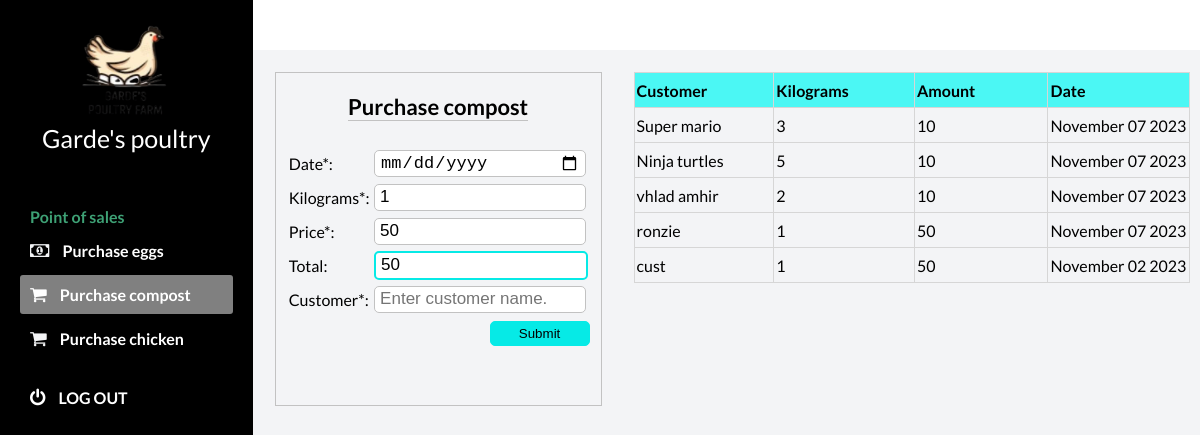
Screenshot of /compose.php (signed in) with the database file from the repository.
### tables this page shows
CREATE TABLE IF NOT EXISTS `composeprice` (
  `cid` int(11) NOT NULL AUTO_INCREMENT,
  `comprice` double DEFAULT NULL,
  PRIMARY KEY (`cid`)
);

CREATE TABLE IF NOT EXISTS `composetbl` (
  `c_id` int(11) NOT NULL AUTO_INCREMENT,
  `c_cust` varchar(1000) DEFAULT NULL,
  `c_date` date DEFAULT NULL,
  `c_sack` int(11) DEFAULT NULL,
  `c_price` float DEFAULT NULL,
  `stat` int(11) DEFAULT NULL,
  PRIMARY KEY (`c_id`)
);

### includes/database.php (called while the page is built, shortened)
<?php
class Database{
    public function connect(){
        $this->servername = 'localhost';
        $this->username = 'root';
        $this->password = '';
        $this->dbname = 'newpoultry';
        $conn = new mysqli($this->servername, $this->username, $this->password, $this->dbname);
        return $conn;
    }
}
?>

### compose.php (the view, shortened to what this page needs)
<?php
include 'includes/database.php';
function getComposePrice(){
  $sql = "select * from composeprice";
  $db = new Database();
  $res = mysqli_query($db->connect(),$sql);
  $ret = 0;
  if($colx = mysqli_fetch_array($res)){
    $ret = $colx[1];
  }
  return $ret;
}
?>
<!DOCTYPE html>
<html lang="en">
<?php include "partials/_head.php";?>
<body id="body">
    <div class="container">
        <main>
          <div>
            <table>
              <tr>
    <td style="vertical-align: top;">
      <div class="add_sec">
              <div>
                <section class="for-title">
                  <span>Purchase compost</span>
                </section>
                  <form method="post">
                    <table class="form-tbl">
                      <tr>
                        <td>Date*: </td>
                        <td><input class="form-input" type="date" name="c_date" onclick="this.showPicker()" required=""></td>
                      </tr>
                      <tr>
                        <td>Kilograms*: </td>
                        <td><input class="form-input" onchange="getTotal()" onkeyup="getTotal()" type="number" name="c_sack" value="1" min="1" required="" id="sacks"></td>
                      </tr>
                      <tr>
                        <td>Price*: </td>
                        <td><input class="form-input" onchange="getTotal()" onkeyup="getTotal()" type="number" name="c_price" value="<?php echo getComposePrice(); ?>" min="1" required="" id="pr"></td>
                      </tr>
                      <tr>
                        <td>Total: </td>
                        <td><input class="form-input totalfield" type="number" readonly="" name="ttlaadasd" value="<?php echo getComposePrice(); ?>" min="1" required="" id="ttll"></td>
                      </tr>
                      <tr>
                        <td>Customer*: </td>
                        <td><input class="form-input" type="text" name="c_cust" required="" placeholder="Enter customer name."></td>
                      </tr>
                      <tr>
                        <td colspan="2" align="right">
                          <button class="form-btn" type="submit" name="subtn">Submit</button>
                        </td>
                      </tr>
                      <tr>
                        <td colspan="2" align="center">
                        </td>
                      </tr>
                    </table>
                  </form>
              </div>
           </div>
                </td>
<td style="padding-left: 10px; padding-right: 10px; vertical-align: top;">
  <div class="disp_sec">
            <div>
              <div>
                <div align="left">
                  <section class="scroller">
                  <table class="comptbl">
                    <tr>
                      <th>Customer</th>
                      <th>Kilograms</th>
                      <th>Amount</th>
                      <th>Date</th>
                    </tr>
                    <tbody>
                      <?php
                        $query = "SELECT c.c_id,c.c_cust,DATE_FORMAT(c.c_date,'%M %d %Y')'date',c.c_sack,c.c_price FROM composetbl c WHERE c.stat =0 ORDER by c.c_date desc";
                        $db = new Database();
                        $res = mysqli_query($db->connect(),$query);
                        while($col = mysqli_fetch_array($res)){
                          $col2 = $col[1];
                          $col3 = $col[2];
                          $col4 = $col[3];
                          $col5 = $col[4];
                       ?>
                      <tr>
                        <td><?php echo $col2; ?></td>
                        <td><?php echo $col4; ?></td>
                        <td><?php echo $col5; ?></td>
                        <td><?php echo $col3; ?></td>
                      </tr>
                      <?php
                        }
                       ?>
                    </tbody>
                  </table>
                </div>
              </div>
            </div>
           </div>
                </td>
              </tr>
            </table>
          </div>
        </main>
        <?php include "partials/_side_bar.php";?>
    </div>
</body>
</html>

### styles.css (style rules this page uses)
* { margin: 0; padding: 0; }
body { box-sizing: border-box; font-family: "Lato", sans-serif; }
.container { display: grid; height: 100vh; grid-template-columns: 0.8fr 1fr 1fr 1fr; grid-template-rows: 0.2fr 3fr; grid-template-areas: "sidebar nav nav nav" "sidebar main main main"; }
main { background: #f3f4f6; grid-area: main; overflow-y: auto; }
table { width: 75%; margin: 30px auto; border-collapse: collapse; text-align: left; }
tr { border-bottom: 1px solid #cbcbcb; }
th, td { border: none; height: 30px; padding: 2px; }
form { width: 70%; margin: 50px auto; text-align: left; padding: 20px; border: 1px solid #bbb; border-radius: 5px; }

### compose.php (style rules this page uses)
.disp_sec { padding-left: 20px; padding-top: 20px; }
.for-title { text-align: center; padding-bottom: 25px; }
.scroller { max-height: 600px; overflow-y: scroll; }
.comptbl tr th { border-collapse: collapse; background-color: #4bf7f4; border: solid 1px #d6d6d6; width: 200px; }
.for-title span { font-size: 22px; font-weight: bold; width: 90%; border-bottom: solid 1px #c2c2c2; }
div { border: none; }
.add_sec div { width: auto; height: auto; padding: 20px 10px 20px 10px; border:solid 1px #c2c2c2; display: inline-block; }
.add_sec { padding-left: 20px; padding-top: 20px; }
form { border: none; width:100%; margin:auto; text-align: left; padding: 1px; border: none; }
tr { border: none; }
table { margin: auto; }
.form-input { width: 200px; height: 25px; border-radius: 5px; border:solid 1px #c2c2c2; outline-color: #06eae6; padding: 0px 5px 0px 5px; font-size: 17px; }
.totalfield { border:solid 2px #06eae6; }
.form-btn { width: 100px; height: 25px; border-radius: 5px; border:solid 1px #06eae6; background-color: #06eae6; cursor: pointer; }
.comptbl tbody tr td { border: solid 1px #d6d6d6; }
table { width: 100%; }

### rows the page displays
composeprice: c_price "50", ttlaadasd "50"
composetbl: c_cust "Super mario", c_sack "3", c_price "10", col3 "November 07 2023"
composetbl: c_cust "Ninja turtles", c_sack "5", c_price "10", col3 "November 07 2023"
composetbl: c_cust "vhlad amhir", c_sack "2", c_price "10", col3 "November 07 2023"
composetbl: c_cust "ronzie", c_sack "1", c_price "50", col3 "November 07 2023"
composetbl: c_cust "cust", c_sack "1", c_price "50", col3 "November 02 2023"
